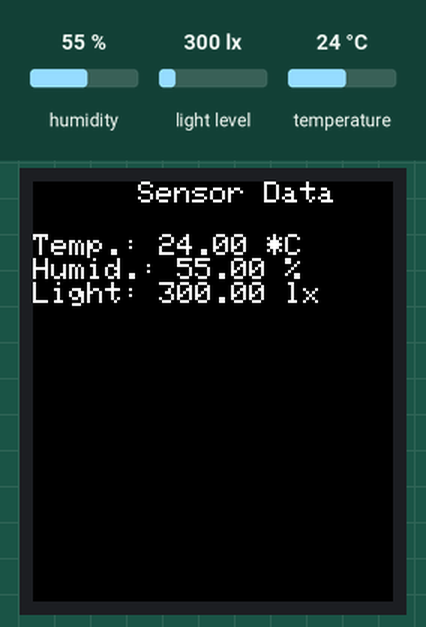
Bench run of a sketch on a simulated ESP32. Shown: 240×280 colour display. The test bench sets the inputs (shaded band); at power-on: humidity 55 %, light level 300 lx, temperature 24 °C. What the sketch prints to the serial monitor is not drawn.

Above: at 1.4 s.
1.5 s: humidity set to 22 %
At 6.3 s:
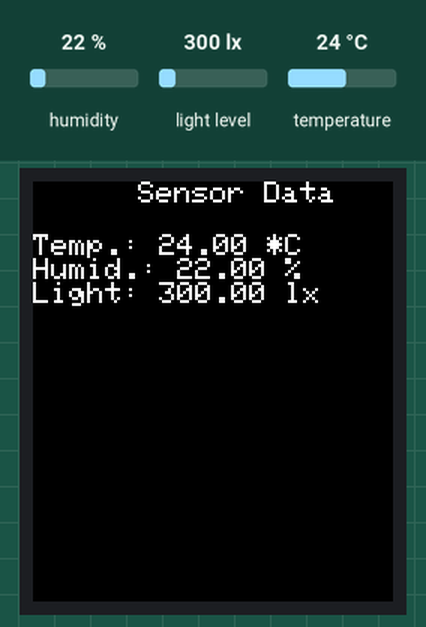
7.5 s: light level set to 40 lx
At 11.8 s:
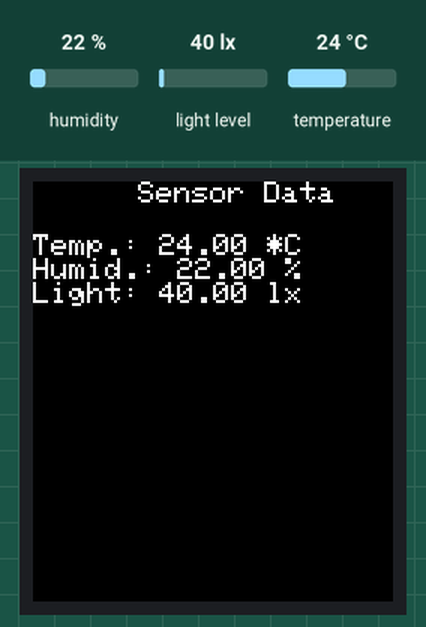
13.5 s: temperature set to 12 °C
At 16.1 s:
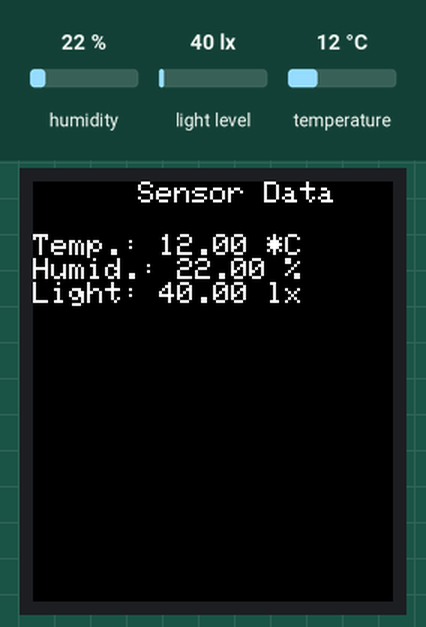
19.5 s: light level set to 500 lx
At 21.6 s:
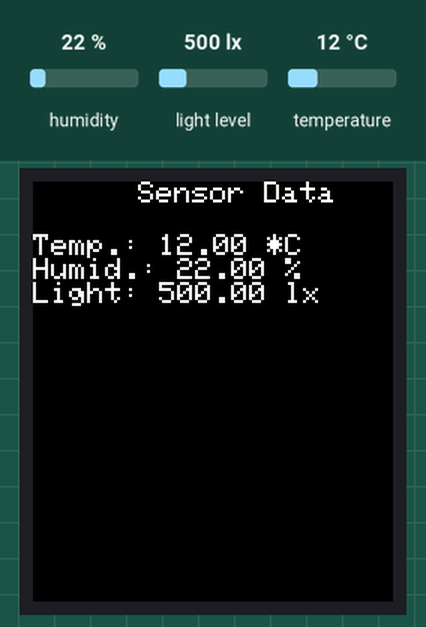
25.5 s: humidity set to 40 %
At 27.1 s:
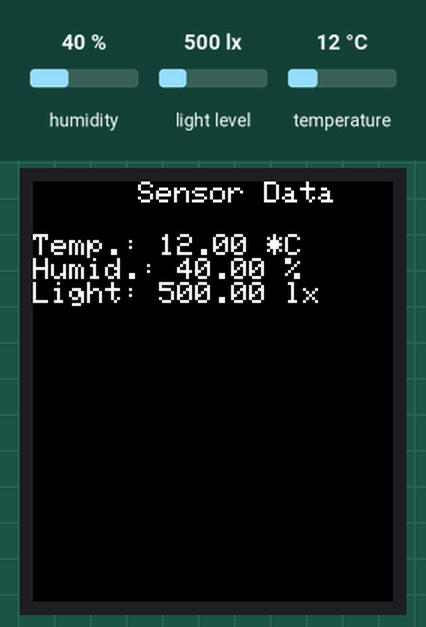
31.5 s: light level set to 1000 lx
At 36.9 s:
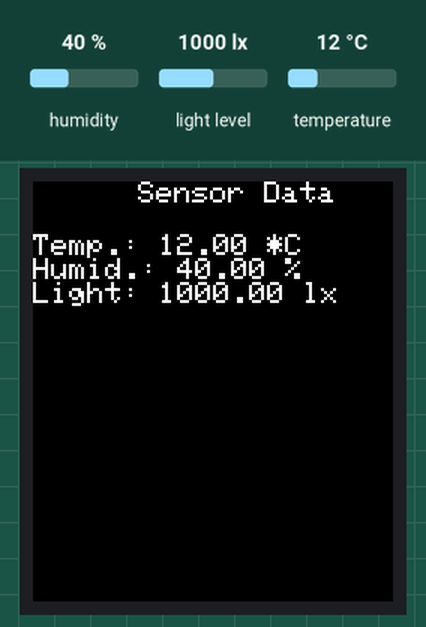
Timing chart, 0 to 38.4 s (numbered marks = the images above; inputs shaded):
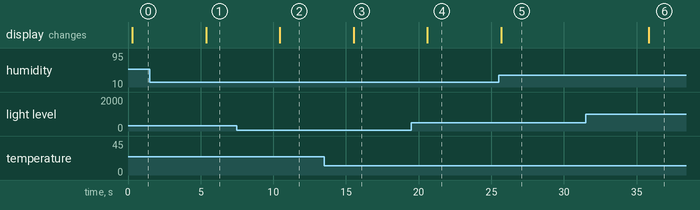

The sketch:

display-ST7789-BH1750-DHT11-integration.ino
```cpp
#include <Adafruit_GFX.h>
#include <Adafruit_ST7789.h>
#include <SPI.h>

#include <Wire.h>
#include <BH1750.h>

#include <Adafruit_Sensor.h>
#include <DHT.h>
#include <DHT_U.h>

// ================= TFT Pins ==================

#define TFT_CS         14
#define TFT_RST        15
#define TFT_DC         32

//SCL Pin	          - GPIO 18
//MOSI (SDA pin)	  - GPIO 23

Adafruit_ST7789 tft = Adafruit_ST7789(TFT_CS, TFT_DC, TFT_RST);

// ================= Sensors ===================

BH1750 lightMeter;

#define DHTTYPE    DHT11
#define DHTPIN 2
DHT_Unified dht(DHTPIN, DHTTYPE);

// ================= Global ====================

uint32_t delayMS;

void setup(void) {

  Serial.begin(9600);
  Serial.print(F("Starting system..."));

  // TFT
  tft.init(240, 280);
  tft.fillScreen(ST77XX_BLACK);

  // DHT11
  dht.begin();
  sensor_t sensor;
  dht.temperature().getSensor(&sensor);
  dht.humidity().getSensor(&sensor);

  // I2C devices
  Wire.begin();
  lightMeter.begin();
}

void loop() {
    delay(delayMS);

    // ===== DHT11 =====
    sensors_event_t tempEvent;
    sensors_event_t humidEvent;

    dht.temperature().getEvent(&tempEvent);
    dht.humidity().getEvent(&humidEvent);

    float temperatureData = tempEvent.temperature;
    float humidityData = humidEvent.relative_humidity;

    // ===== BH1750 =====
    float lightData = lightMeter.readLightLevel();

    tftPrintDisplayHeader();

    if (isnan(temperatureData) || isnan(humidityData)) {
      Serial.println("Error reading DHT11 temperature and humidity data");
    }
    else if (lightData < 0) {
      Serial.println("Error reading BH1750 light data");
    }
    else {
      serialPrintSensorData(temperatureData, humidityData, lightData);
      tftPrintSensorData(temperatureData, humidityData, lightData);
    }
    delay(5000);
}

void tftPrintDisplayHeader(){
  tft.setTextWrap(false);
  tft.fillScreen(ST77XX_BLACK);
  tft.setCursor(70, 0);
  tft.setTextColor(ST77XX_WHITE);
  tft.setTextSize(2);
  tft.println("Sensor Data");
}

void serialPrintSensorData(float temperature, float humidity, float light){
  Serial.print("Temperature: ");
  Serial.print(temperature);
  Serial.println(" *C");

  Serial.print("Humidity: ");
  Serial.print(humidity);
  Serial.println("%");

  Serial.print("Light: ");
  Serial.print(light);
  Serial.println("lx");
}

void tftPrintSensorData(float temperature, float humidity, float light) {
  tft.setTextWrap(false);
  tft.setCursor(0, 35);
  tft.setTextColor(ST77XX_WHITE);
  tft.setTextSize(2);

  tft.print("Temp.: ");
  tft.print(temperature);
  tft.println(" *C");

  tft.print("Humid.: ");
  tft.print(humidity);
  tft.println(" %");

  tft.print("Light: ");
  tft.print(light);
  tft.println(" lx");
}
```

Measured:
- after the input at 1.5 s, the display: changes after 3.9 s (image 1)
- after the input at 7.5 s, the display: changes after 3.0 s (image 2)
- after the input at 13.5 s, the display: changes after 2.0 s (image 3)
- after the input at 19.5 s, the display: changes after 1.1 s (image 4)
- after the input at 25.5 s, the display: changes after 0.19 s (image 5)
- after the input at 31.5 s, the display: changes after 4.3 s (image 6)
